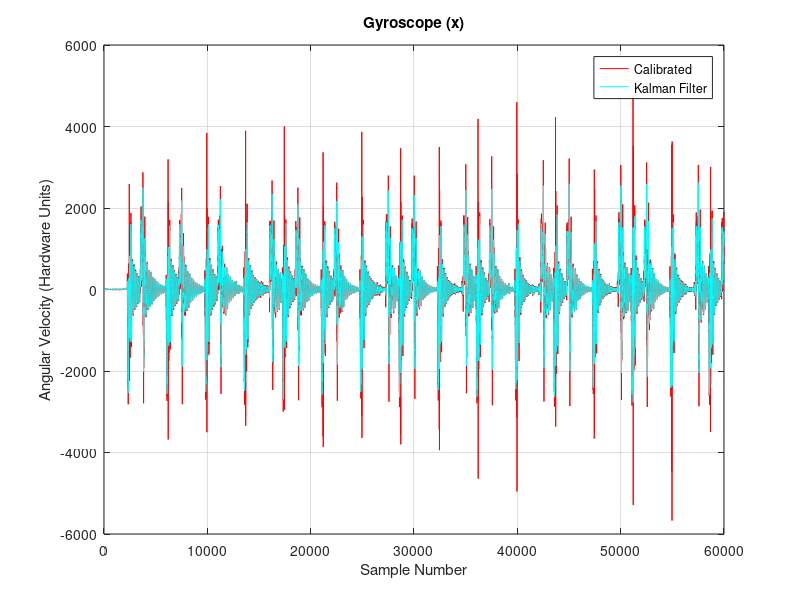
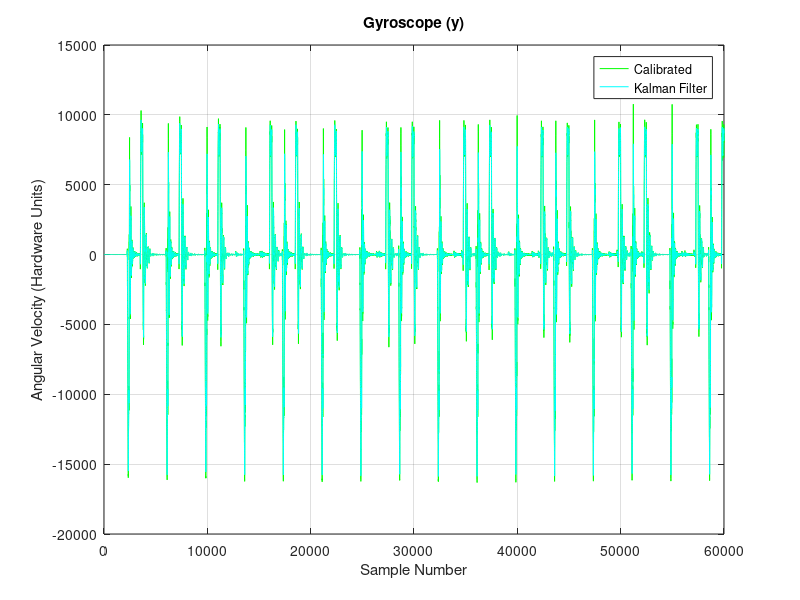
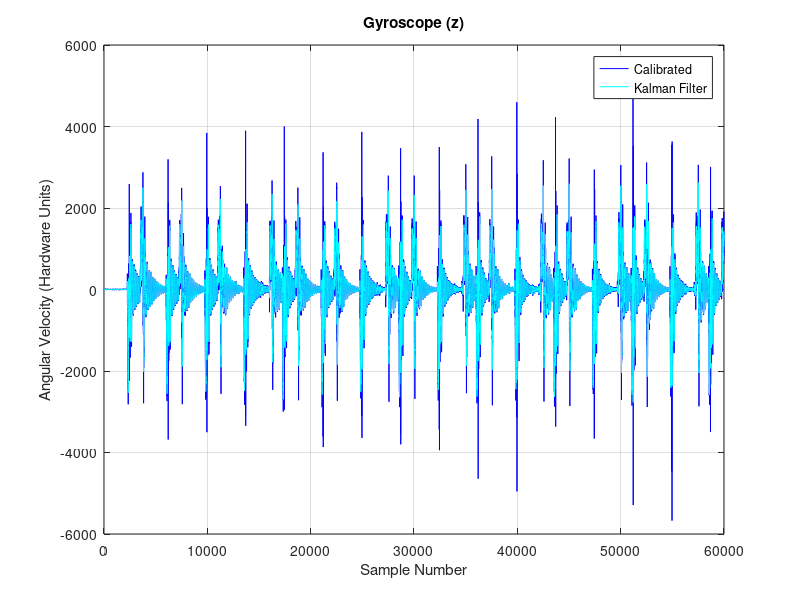
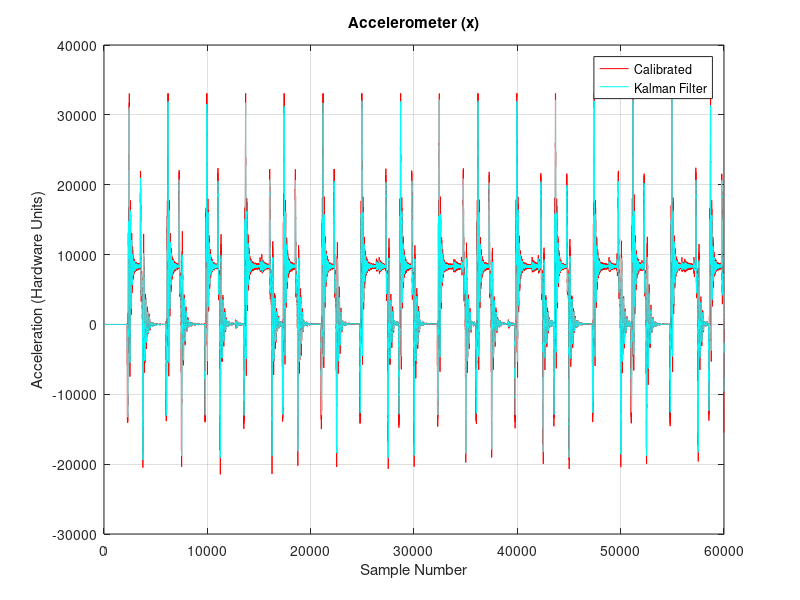

Recreate these plots in MATLAB, in order.
# Parameters
outfile = "kalmanFilter_cal.pdf";
q = 0.125; 	#the smaller the less noise
r = 4.0;	#the higher the more stable, the lower the more filter relies on sensor data
wndw = 20;

#Kalman Function
function filtered = kalman1d(q, r, p, x ,k, data)

  # Initialize
  x = data(1);
  filtered = x;

  # Go through samples
  for i=2:size(data,1)

    # Prediction Update
    p = p + q;

    # Measurement Update
    k = p / (p + r);
    x = x + k*(data(i) -x);
    p = (1-k)*p;
    
    # Append filtered value to result vector
    filtered = horzcat(filtered, x);
  end

endfunction

# Variables
p = 30000.0;
x = 0.0;
k = 1.0;

# Load Calibrated Data
load ('simple_calibration.mat', 'cal');
gx = cal(:,1);
gy = cal(:,2);
gz = cal(:,3);
ax = cal(:,4);
ay = cal(:,5);
az = cal(:,6);

# Apply Filter
filtered_gx = kalman1d(q, r, p, x, k, gx);
filtered_gy = kalman1d(q, r, p, x, k, gy);
filtered_gz = kalman1d(q, r, p, x, k, gz);
filtered_ax = kalman1d(q, r, p, x, k, ax);
filtered_ay = kalman1d(q, r, p, x, k, ay);
filtered_az = kalman1d(q, r, p, x, k, az);

# Export Filtered
kalmanfil = [rot90(filtered_gx, -1) rot90(filtered_gy, -1) rot90(filtered_gz, -1) rot90(filtered_ax, -1) rot90(filtered_ay, -1) rot90(filtered_az, -1)];
save('kalman_simple_cal.mat', 'kalmanfil');

# Print statistics
printf("Gyroscope:\r\n");
printf("x: Mean: %f, Median: %f, Min: %f, Max: %f, Range: %f, Stddev: %f\r\n", mean(filtered_gx), median(filtered_gx), min(filtered_gx), max(filtered_gx), range(filtered_gx), std(filtered_gx));
printf("y: Mean: %f, Median: %f, Min: %f, Max: %f, Range: %f, Stddev: %f\r\n", mean(filtered_gy), median(filtered_gy), min(filtered_gy), max(filtered_gy), range(filtered_gy), std(filtered_gy));
printf("z: Mean: %f, Median: %f, Min: %f, Max: %f, Range: %f, Stddev: %f\r\n", mean(filtered_gz), median(filtered_gz), min(filtered_gz), max(filtered_gz), range(filtered_gz), std(filtered_gz));
printf("Accelerometer:\r\n");
printf("x: Mean: %f, Median: %f, Min: %f, Max: %f, Range: %f, Stddev: %f\r\n", mean(filtered_ax), median(filtered_ax), min(filtered_ax), max(filtered_ax), range(filtered_ax), std(filtered_ax));
printf("y: Mean: %f, Median: %f, Min: %f, Max: %f, Range: %f, Stddev: %f\r\n", mean(filtered_ay), median(filtered_ay), min(filtered_ay), max(filtered_ay), range(filtered_ay), std(filtered_ay));
printf("z: Mean: %f, Median: %f, Min: %f, Max: %f, Range: %f, Stddev: %f\r\n", mean(filtered_az), median(filtered_az), min(filtered_az), max(filtered_az), range(filtered_az), std(filtered_az));

# Gyroscope
# Plot gx
plot(gx, "r");
hold on;
plot(filtered_gx, "c");
hold on;

# Set up Plot
grid on;
title('Gyroscope (x)');
xlabel('Sample Number');
ylabel('Angular Velocity (Hardware Units)');
legend('Calibrated', 'Kalman Filter');
hold off;

# Print Plot
print(outfile);

# Plot gy
plot(gy, "g");
hold on;
plot(filtered_gy, "c");
hold on;

# Set up Plot
grid on;
title('Gyroscope (y)');
xlabel('Sample Number');
ylabel('Angular Velocity (Hardware Units)');
legend('Calibrated', 'Kalman Filter');
hold off;

# Print Plot
print("-append", outfile);

# Plot gz
plot(gz, "b");
hold on;
plot(filtered_gz, "c");
hold on;

# Set up Plot
grid on;
title('Gyroscope (z)');
xlabel('Sample Number');
ylabel('Angular Velocity (Hardware Units)');
legend('Calibrated', 'Kalman Filter');
hold off;

# Print Plot
print("-append", outfile);

# Accelerometer
# Plot ax
plot(ax, "r");
hold on;
plot(filtered_ax, "c");
hold on;

# Set up Plot
grid on;
title('Accelerometer (x)');
xlabel('Sample Number');
ylabel('Acceleration (Hardware Units)');
legend('Calibrated', 'Kalman Filter');
hold off;

# Print Plot
print("-append", outfile);

# Plot some Accelerometer Data
plot(ax(wndw+6000:wndw+7000), "r");
hold on;
plot(filtered_ax(wndw+6000:wndw+7000), "c");
hold on;

# Set up Plot
grid on;
title('Accelerometer (x)');
xlabel('Sample Number');
ylabel('Acceleration (Hardware Units)');
legend('Calibrated', 'Kalman Filter');
hold off;

# Print
print('-color', 'accel_kalman.eps');
hold off;

# Plot ay
plot(ay, "g");
hold on;
plot(filtered_ay, "c");
hold on;

# Set up Plot
grid on;
title('Accelerometer (y)');
xlabel('Sample Number');
ylabel('Acceleration (Hardware Units)');
legend('Calibrated', 'Kalman Filter');
hold off;

# Print Plot
print("-append", outfile);

# Plot az
plot(az, "b");
hold on;
plot(filtered_az, "c");
hold on;

# Set up Plot
grid on;
title('Accelerometer (z)');
xlabel('Sample Number');
ylabel('Acceleration (Hardware Units)');
legend('Calibrated', 'Kalman Filter');
hold off;

# Print Plot
print("-append", outfile);